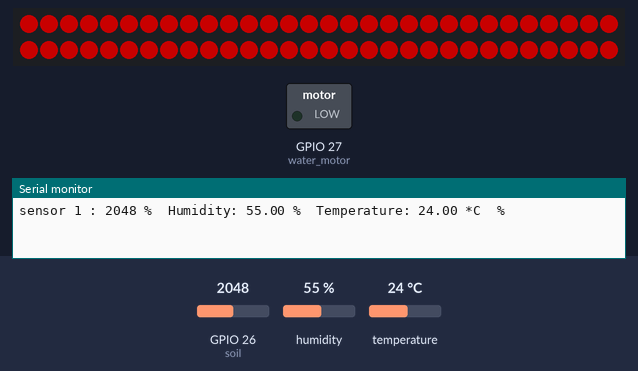
This sketch was run on a simulated ESP32. Parts: 60 RGB LEDs in strip order, left to right, continuing on the next row, switched loads named in the sketch (green lamp = pin HIGH), the last lines printed to the serial monitor. The inputs (shaded band) are chosen by the test bench; at power-on: GPIO 26 (soil) = 2048, humidity 55 %, temperature 24 °C. Dim RGB values are drawn brighter than linear.

Above: at 4.3 s.
4.4 s: GPIO 26 (soil) set to 0
At 6.5 s:
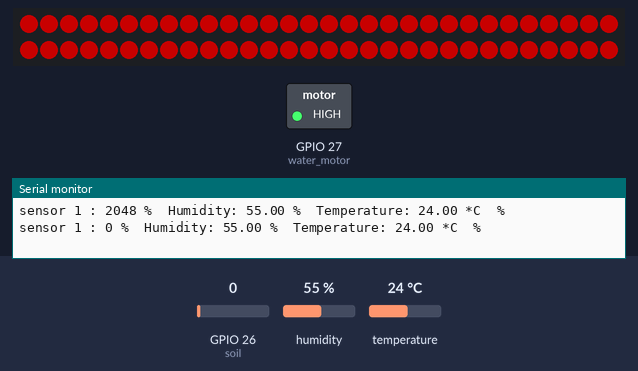
7.1 s: GPIO 26 (soil) set to 491
At 7.7 s:
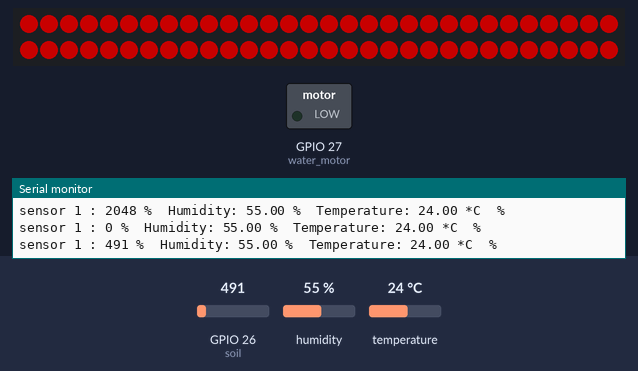
Timing chart, 0 to 10.1 s (numbered marks = the images above; inputs shaded):
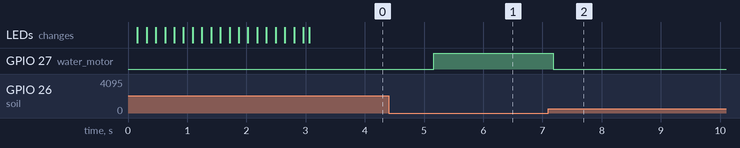

The sketch:

dth11_adc_neopixel_motor.ino
```cpp
#include "DHT.h"

#include <Adafruit_NeoPixel.h>

#define PIN 13


Adafruit_NeoPixel strip = Adafruit_NeoPixel(60, PIN, NEO_GRB + NEO_KHZ800);


#define DHTPIN 14     // what digital pin we're connected to

// Uncomment whatever type you're using!
#define DHTTYPE DHT11   // DHT 11

int soil = 26;
int water_motor = 27;

DHT dht(DHTPIN, DHTTYPE);

// the setup routine runs once when you press reset:
void setup() {
  // initialize serial communication at 9600 bits per second:
  Serial.begin(115200);
  pinMode(water_motor, OUTPUT);

  strip.begin();
  strip.show();
  colorWipe(strip.Color(100, 0, 0), 50); //빨간색 출력

  dht.begin();
}

// the loop routine runs over and over again forever:
void loop() {

  // Reading temperature or humidity takes about 250 milliseconds!
  // Sensor readings may also be up to 2 seconds 'old' (its a very slow sensor)
  float h = dht.readHumidity();
  // Read temperature as Celsius (the default)
  float t = dht.readTemperature();
  // Read temperature as Fahrenheit (isFahrenheit = true)
  float f = dht.readTemperature(true);
  // read the input on analog pin 0:
  int sensorValue = analogRead(soil);


  // Check if any reads failed and exit early (to try again).
  if (isnan(h) || isnan(t) || isnan(f)) {
    Serial.println("Failed to read from DHT sensor!");
    return;
  }


  // print out the value you read:
  Serial.print("sensor 1 : ");
  Serial.print(sensorValue);
  Serial.print(" %\t");
  Serial.print("Humidity: ");
  Serial.print(h);
  Serial.print(" %\t");
  Serial.print("Temperature: ");
  Serial.print(t);
  Serial.print(" *C ");
  Serial.println(" %\t");

  if(sensorValue <= 20){
     digitalWrite(water_motor, HIGH);
  }
  else{
    digitalWrite(water_motor, LOW);    // turn the LED off by making the voltage LOW
  }

  delay(2000);        // delay in between reads for stability
}

void colorWipe(uint32_t c, uint8_t wait) {
  for(uint16_t i=0; i<strip.numPixels(); i++) {
      strip.setPixelColor(i, c);
      strip.show();
      delay(wait);
  }
}
```

Measured:
- after the input at 4.4 s, GPIO 27 (water_motor): LOW → HIGH after 0.76 s
- after the input at 7.1 s, GPIO 27 (water_motor): HIGH → LOW after 0.08 s
